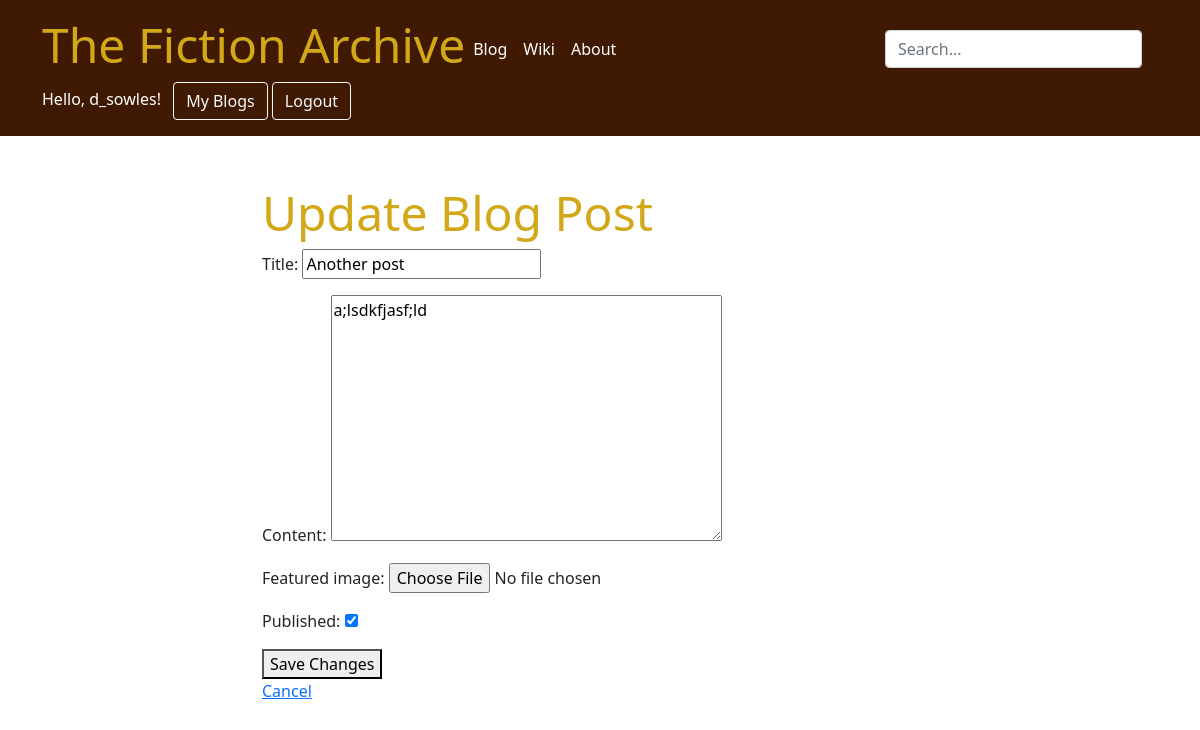
/blog/update/another-post/ (signed in), run on the app's committed database.
### blog/models.py (models this page shows, shortened)
class Post(models.Model):
    title = models.CharField(max_length=200)
    slug = models.SlugField(unique=True, blank=True)
    content = models.TextField()
    created_at = models.DateTimeField(auto_now_add=True)
    updated_at = models.DateTimeField(auto_now=True)
    published = models.BooleanField(default=True)
    featured_image = models.ImageField(upload_to='blog_images/', blank=True, null=True)
    author = models.ForeignKey(User, on_delete=models.CASCADE, related_name="posts", null=True, blank=True)

### blog/views.py (the view)
# urls.py: path('blog/update/<slug:slug>/', views.update, name='blog-update'),
@login_required
def update(request, slug):
    post = get_object_or_404(Post, slug=slug)
    if request.method == "POST":
        form = PostForm(request.POST, request.FILES, instance=post)
        if form.is_valid():
            form.save()
            return redirect('blog-detail', slug=post.slug)
    else:
        form = PostForm(instance=post)
    return render(request, 'update.html', {'form': form, 'post': post})

### blog/forms.py
class PostForm(forms.ModelForm):
    class Meta:
        model = Post
        fields = ["title", "content", "featured_image", "published"]

### blog/templates/update.html (shortened to what this page needs)
{% extends "base.html" %}
{% load crispy_forms_tags %}
{% block account-controls %}<a href="{% url 'account-dashboard' %}" class="btn btn-outline-light">My Blogs</a>{% endblock %}
{% block content %}
<div class="container py-5" style="max-width: 700px;">
    <h1>Update Blog Post</h1>
    <form method="POST" enctype="multipart/form-data">
        {{ form.as_p }}
        <button type="submit">Save Changes</button>
    </form>
    <a href="{% url 'blog-detail' post.slug %}">Cancel</a>
</div>
{% endblock %}

### templates/base.html (shortened to what this page needs)
<!DOCTYPE html>
<html lang="en">
<head>
    <link href="https://cdn.jsdelivr.net/npm/bootstrap@5.0.2/dist/css/bootstrap.min.css" rel="stylesheet">
    {% load static %}
    <link rel="stylesheet" href="{% static 'css/base.css' %}" />
</head>
<body>
    <header class="p-3 bg-dark text-white" id="site-header">
        <div class="container">
          <div class="d-flex flex-wrap align-items-center justify-content-center justify-content-lg-start">
            <a href="./" class="d-flex align-items-center mb-2 mb-lg-0 text-white text-decoration-none">
                <h1>The Fiction Archive</h1>
            </a>
            <ul class="nav col-12 col-lg-auto me-lg-auto mb-2 justify-content-center mb-md-0">
              <li><a href="#" class="nav-link px-2 text-white">Blog</a></li>
              <li><a href="#" class="nav-link px-2 text-white">Wiki</a></li>
              <li><a href="#" class="nav-link px-2 text-white">About</a></li>
            </ul>
            <form class="col-12 col-lg-auto mb-3 mb-lg-0 me-lg-3">
              <input type="search" class="form-control form-control-dark" placeholder="Search..." aria-label="Search">
            </form>
            <div class="text-end">
                {% if user.is_authenticated %}
                    <span class="text-white me-2">Hello, {{ user.username }}!</span>
                {% block account-controls %}{% endblock %}
                    <a href="{% url 'logout' %}" class="btn btn-outline-light">Logout</a>
                {% else %}
                    <a href="{% url 'login' %}" class="btn btn-outline-light me-2">Login</a>
                    <a href="{% url 'register' %}" class="btn btn-warning">Sign-up</a>
                {% endif %}
            </div>
          </div>
        </div>
    </header>
    {% block content %}<h1>No Content</h1>{% endblock %}
</body>
</html>

### static/css/base.css (style rules this page uses)
#site-header { background-color: rgb(63, 25, 2) !important; }
h1 { font-size: 3rem; color: rgb(211, 168, 24); }

### data on the page
Post: title "Another post", content "a;lsdkfjasf;ld", published "☑"

### other printed values
{{ user.username }} "d_sowles"
